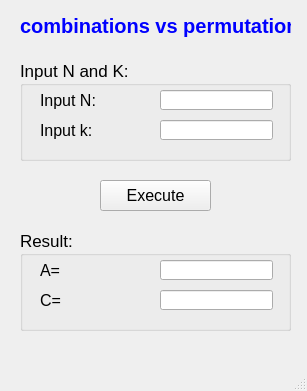
<?xml version="1.0" encoding="UTF-8"?>
<ui version="4.0">
 <class>MainWindow</class>
 <widget class="QMainWindow" name="MainWindow">
  <property name="geometry">
   <rect>
    <x>0</x>
    <y>0</y>
    <width>307</width>
    <height>391</height>
   </rect>
  </property>
  <property name="windowTitle">
   <string>MainWindow</string>
  </property>
  <widget class="QWidget" name="centralwidget">
   <widget class="QLabel" name="label">
    <property name="geometry">
     <rect>
      <x>20</x>
      <y>10</y>
      <width>271</width>
      <height>31</height>
     </rect>
    </property>
    <property name="font">
     <font>
      <pointsize>15</pointsize>
      <weight>75</weight>
      <bold>true</bold>
     </font>
    </property>
    <property name="styleSheet">
     <string notr="true">color: rgb(0, 0, 255);</string>
    </property>
    <property name="text">
     <string>combinations vs permutations</string>
    </property>
   </widget>
   <widget class="QGroupBox" name="groupBox">
    <property name="geometry">
     <rect>
      <x>20</x>
      <y>60</y>
      <width>271</width>
      <height>101</height>
     </rect>
    </property>
    <property name="font">
     <font>
      <pointsize>13</pointsize>
     </font>
    </property>
    <property name="title">
     <string>Input N and K:</string>
    </property>
    <widget class="QLabel" name="label_2">
     <property name="geometry">
      <rect>
       <x>20</x>
       <y>30</y>
       <width>111</width>
       <height>21</height>
      </rect>
     </property>
     <property name="font">
      <font>
       <pointsize>12</pointsize>
      </font>
     </property>
     <property name="text">
      <string>Input N:</string>
     </property>
    </widget>
    <widget class="QLabel" name="label_3">
     <property name="geometry">
      <rect>
       <x>20</x>
       <y>60</y>
       <width>111</width>
       <height>21</height>
      </rect>
     </property>
     <property name="font">
      <font>
       <pointsize>12</pointsize>
      </font>
     </property>
     <property name="text">
      <string>Input k:</string>
     </property>
    </widget>
    <widget class="QLineEdit" name="lineEditInputN">
     <property name="geometry">
      <rect>
       <x>140</x>
       <y>30</y>
       <width>113</width>
       <height>20</height>
      </rect>
     </property>
    </widget>
    <widget class="QLineEdit" name="lineEditInputk">
     <property name="geometry">
      <rect>
       <x>140</x>
       <y>60</y>
       <width>113</width>
       <height>20</height>
      </rect>
     </property>
    </widget>
   </widget>
   <widget class="QPushButton" name="pushButtonExecute">
    <property name="geometry">
     <rect>
      <x>100</x>
      <y>180</y>
      <width>111</width>
      <height>31</height>
     </rect>
    </property>
    <property name="font">
     <font>
      <pointsize>12</pointsize>
     </font>
    </property>
    <property name="text">
     <string>Execute</string>
    </property>
    <property name="icon">
     <iconset>
      <normaloff>image/45340_execute_gears_process_running_settings_icon.png</normaloff>image/45340_execute_gears_process_running_settings_icon.png</iconset>
    </property>
    <property name="iconSize">
     <size>
      <width>25</width>
      <height>25</height>
     </size>
    </property>
   </widget>
   <widget class="QGroupBox" name="groupBox_2">
    <property name="geometry">
     <rect>
      <x>20</x>
      <y>230</y>
      <width>271</width>
      <height>101</height>
     </rect>
    </property>
    <property name="font">
     <font>
      <pointsize>13</pointsize>
     </font>
    </property>
    <property name="title">
     <string>Result:</string>
    </property>
    <widget class="QLabel" name="label_4">
     <property name="geometry">
      <rect>
       <x>20</x>
       <y>30</y>
       <width>101</width>
       <height>21</height>
      </rect>
     </property>
     <property name="font">
      <font>
       <pointsize>12</pointsize>
      </font>
     </property>
     <property name="text">
      <string>A=</string>
     </property>
    </widget>
    <widget class="QLabel" name="label_5">
     <property name="geometry">
      <rect>
       <x>20</x>
       <y>60</y>
       <width>101</width>
       <height>21</height>
      </rect>
     </property>
     <property name="font">
      <font>
       <pointsize>12</pointsize>
      </font>
     </property>
     <property name="text">
      <string>C=</string>
     </property>
    </widget>
    <widget class="QLineEdit" name="lineEditA">
     <property name="geometry">
      <rect>
       <x>140</x>
       <y>30</y>
       <width>113</width>
       <height>20</height>
      </rect>
     </property>
    </widget>
    <widget class="QLineEdit" name="lineEditC">
     <property name="geometry">
      <rect>
       <x>140</x>
       <y>60</y>
       <width>113</width>
       <height>20</height>
      </rect>
     </property>
    </widget>
   </widget>
  </widget>
  <widget class="QMenuBar" name="menubar">
   <property name="geometry">
    <rect>
     <x>0</x>
     <y>0</y>
     <width>307</width>
     <height>18</height>
    </rect>
   </property>
  </widget>
  <widget class="QStatusBar" name="statusbar"/>
 </widget>
 <resources/>
 <connections/>
</ui>
